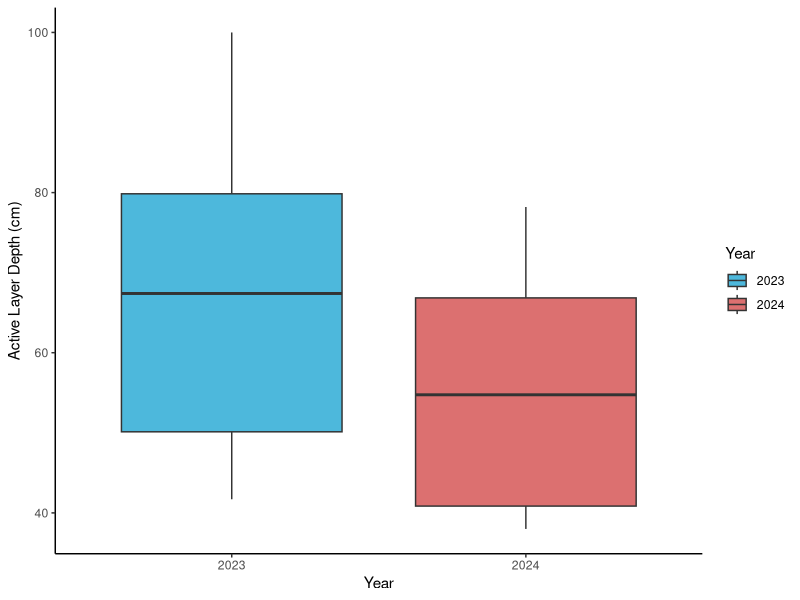
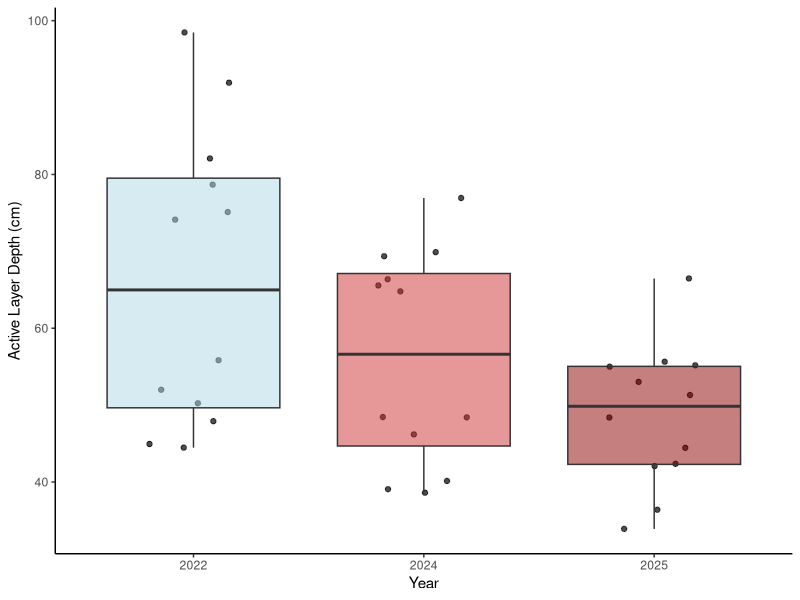

These charts were generated, in order, by the following R code: (Note: this script raises an error after producing the figures.)
# ACTIVE LAYER DEPTH COMPARISON
# 19/01/2026

# LOAD LIBRARIES----
library(ggplot2)
library(dplyr)
library(readxl)
library(tidyr)

# LOAD DATA----
ald_data <- read_excel("datasets/QHI_roots_data/active_layer_depths_data.xlsx")
ald_all_years<-read_excel("datasets/QHI_roots_data/active_layer_thaw_combined.xlsx")

# DATA CLEANING----
ald_data$year <- as.factor(ald_data$year)
ald_all_years$year <- as.factor(ald_all_years$year)

# ACTIVE LAYER 2022 VS 2024 ----
(ald_plot<-ald_data %>%
    filter(year %in% c(2023, 2024)) %>%
    ggplot(aes(x = year, y = depth, fill = as.factor(year))) +
    geom_boxplot(position = position_dodge(width = 0.8), alpha = 0.7) +
    labs(
      x = "Year",
      y = "Active Layer Depth (cm)",
      fill = "Year") +
    scale_fill_manual(values = c("2023" = "deepskyblue3", "2024" = "brown3"))+
    theme_classic() 
)

# WTF is active layer depth decreasing post heatwave- surely over the years active layer is getting bigger from permafrost thawing 
# some explanations 
# 1. Measurement error or inconsistencies in data collection methods between years or mixed up two years when putting data folder together 
# 2. Unusual weather patterns in 2024 that led to shallower active layers, such as increased precipitation or cooler temperatures (though doesn't correlate with temperature data)
# 3. Changes in vegetation cover or soil composition that could affect insulation and heat transfer to the permafrost layer- i.e. increase in vegetation cover, more mosses under warmer temperatures, create blanket and insulate?

# OLD PLOT -- ACTIVE LAYER 2022, 2024, 2025 COMPARISON----
(ald_all_years_plot<-ald_all_years %>%
    ggplot(aes(x = year, y = thaw_av, fill = as.factor(year))) +
    geom_jitter(width = 0.2, alpha = 0.7) +
    geom_boxplot(position = position_dodge(width = 0.8), alpha = 0.5) +
    labs(
      x = "Year",
      y = "Active Layer Depth (cm)",
      fill = "Year") +
    scale_fill_manual(values = c("2022" = "lightblue", "2024" = "brown3", "2025"= "darkred"))+
    theme_classic()+
    theme(legend.position = "none")
)

# Why is active layer decreasing over time? Unless its been labelled wrong and instead of active layer it should be permafrost layer? But how would they measure that?
# Makes more sense that over the years, with heatwaves and CC for active layer depth to increase as permafrost thaw increases?
# worth noting though that our root core depths only go to 30 cm which isn't even the minimum of any of these ald 
# so maybe the active layer depth data is correct but our root data isn't deep enough to capture roots in the full active layer?


# NEW PLOT- ACTIVE LAYER 2022, 2024, 2025 COMPARISON----

# clean data
ald_all_years <- ald_all_years %>%
  mutate(year = as.factor(year))
# filter data for in 2022 doy 217, in 2024 doy 223 & 224, in 2025 doy 223 & 225
ald_filtered <- ald_all_years %>%
  filter((year == 2022 & doy == 217) |
           (year == 2023 & doy == 228) |
           (year == 2024 & doy %in% c(223, 224)) |
           (year == 2025 & doy %in% c(223, 225)))
# filtering for last sampling dates in each year to compare ALD across years 

# plot 
(ald_all_years_plot <- ggplot(ald_filtered, aes(x = year, y = thaw_av, fill = year)) +
    geom_jitter(width = 0.2, alpha = 0.7) +
    geom_boxplot(position = position_dodge(width = 0.8), alpha = 0.5) +
    labs(title = "Active Layer Depth Across Years at End of Growing Season",
         x = "Year",
         y = "Active Layer Depth (cm)") +
    scale_fill_manual(values = c("2022" = "brown1","2023"= "brown2", "2024" = "brown3", "2025"= "darkred"))+
    theme_classic() +
    theme(legend.position = "none")
)


# ANOVA TEST ACTIVE LAYER DEPTH YEARS----
anova_ald<- aov(thaw_av ~ year, data = ald_all_years)
summary(anova_ald)
# significant difference in active layer depth between years (p-value = 0.0213)


# CHECK ASSUMPTIONS----
# normality of residuals
plot(anova_ald)
shapiro.test(residuals(anova_ald))
hist(residuals(anova_ald))
# normal?

# homogeneity of variance
bartlett.test(thaw_av ~ year, data = ald_all_years)
# also fine


# ACTIVE LAYER PAST YEARS----
# incls years post large thaw in 2023 
(ald_all_years_plot<-ald_all_years %>%
    ggplot(aes(x = year, y = thaw_av)) +
    geom_point(alpha = 0.5) +
    geom_smooth(method = "lm")+
    labs(x = "Year",
         y = "Active Layer Depth (cm)") +
   annotate("text", x = 1990, y = 5, label = "R2 = 0.004", size = 5, color = "black")+
    theme_classic()+
    theme(axis.text.x = element_text(angle = 45, hjust = 1),
          axis.text.y = element_text(size = 8, hjust = 1))+
   scale_y_reverse()+
   geom_hline(yintercept = 0, linetype = "dashed", color = "black", linewidth = 1)
   
)

# analysis of the line- not right, want to determine significance of ald across all years 
mod1 <- lm(thaw_av ~ as.numeric(as.character(year)), data = ald_all_years)
summary(mod1)
# p= 0.04861 - significant but when look at r2 value its 0.004
# very weak relationship between year and ald
# thaw depth decreasing by 0.10cm per year
# very small trend, but let's see what happens when we exclude the 2024 and 2025


# normality of residuals
plot(mod1)
shapiro.test(residuals(mod1))
hist(residuals(mod1))
# normal


# interesting, inclusion of 2024 and 2024 now changes the pattern
# from Isla's report, up until 2023, ALDs were increasing, but now decreasing/not changed now since 1986
# but this hides what has actually been happening i.e. the large thawing in 2023
# climate change is impacting, unlike what this figure would suggets 


# do figure removing years 2024 and 2025 to see how its been increasing ALD 
ald_pre2023 <- ald_all_years %>%
  filter(year %in% c(1986:2023))



(ald_pre2023_plot<-ald_pre2023 %>%
    ggplot(aes(x = year, y = thaw_av)) +
    geom_point(alpha = 0.5) +
    geom_smooth(method = "lm")+
    labs(x = "Year",
         y = "Active Layer Depth (cm)") +
    annotate("text", x = 1990, y = 5, label = "R2 = 0.24", size = 5, color = "black")+
    theme_classic()+
    theme(axis.text.x = element_text(angle = 45, hjust = 1),
          axis.text.y = element_text(size = 8))+
    scale_y_reverse()+
    geom_hline(yintercept = 0, linetype = "dashed", color = "black", linewidth = 1)
)
 


# COMBINE FIGURES----
library(patchwork)
combined_ald_plot<- ald_pre2023_plot | ald_all_years_plot
combined_ald_plot
